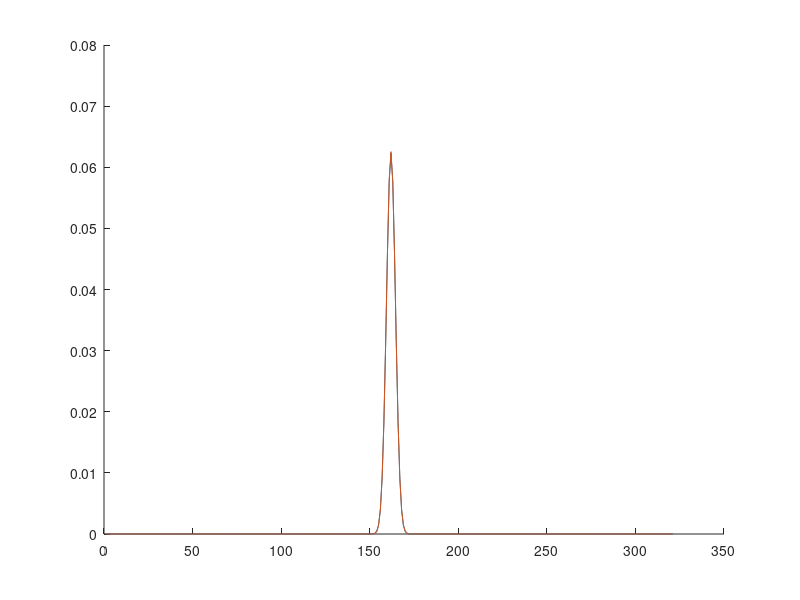
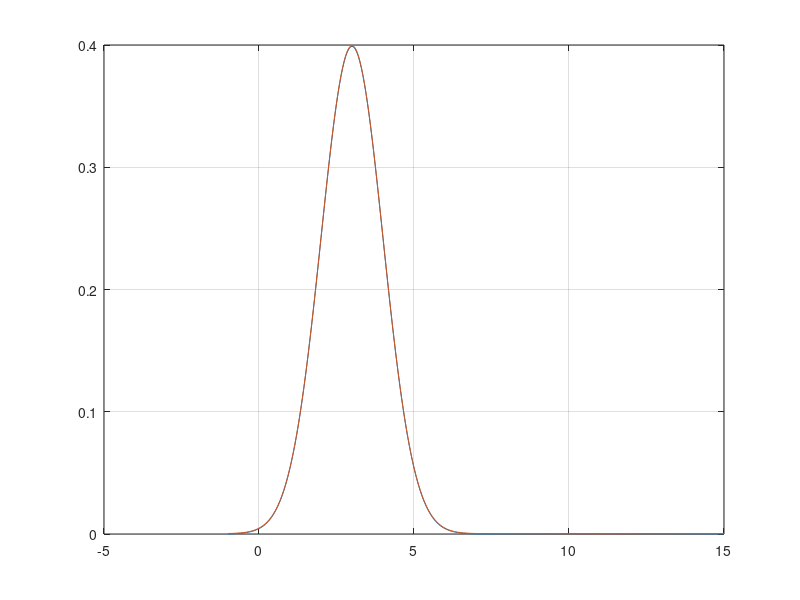

MATLAB code to generate these figures, in order:
% Width test

clear all;
close all;

sd1=1;
mu=3;
widthC=0.5;

x=-1:0.05:15;
sampleNum=length(x);
prt=1.0138e-04;
lambda=0.0032;

y1=1/(sd1*sqrt(2*pi)).*exp(-0.5.*(x-mu).^2./sd1^2);

%% IFFT

ifftY=ifft(y1,[],2);
ifftYs=ifftshift(ifftY,2);

x1=(-pi:2*pi/(sampleNum):pi);
x1=x1(1:end-1);

yC=ifftYs.*exp(1./((sampleNum.*x1).^2).*(widthC*4*pi.*prt./lambda)^2);

figure
hold on
plot(abs(ifftYs))
plot(abs(yC))


%% FFT
fftY=fft(yC,[],2);
y2=abs(fftY);

figure
plot(x,y1);
hold on
plot(x,y2);
grid on

%% WIDTH
% VEL
vel1=sum(y1.*x)/sum(y1);
% WIDTH
width1=(sum(y1.*(x-vel1).^2)./sum(y1)).^0.5;

% VEL
vel2=sum(y2.*x)/sum(y2);
% WIDTH
width2=(sum(y2.*(x-vel1).^2)./sum(y2)).^0.5;

widthSmall=sqrt(sd1^2-widthC.^2);

widthDiffShould=widthSmall-sd1;

widthDiffIs=width2-sd1;